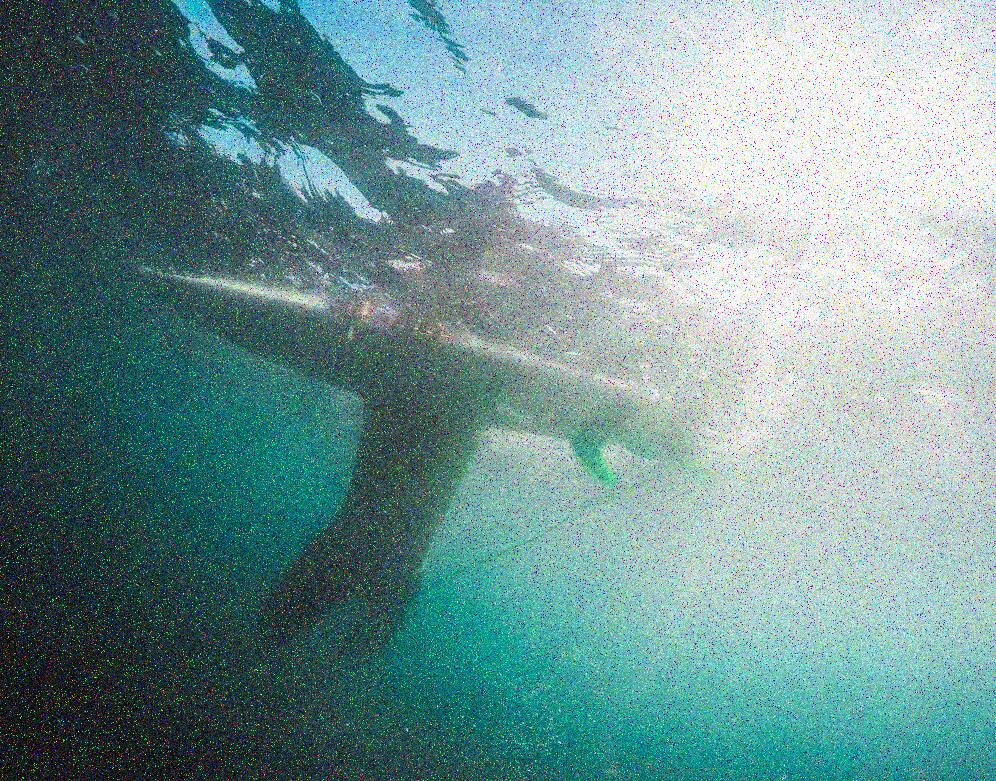
%> input picture Midterm_Project/01.jpg, 996 x 781 px
$ octave S11159020.m   (GNU Octave 9; MATLAB toolbox functions it lacks are replaced by stand-ins)
%> lines starting %> are read from the running program, lines starting %| are printed output that depends on the picture; in (x1, y1, x2, y2) boxes, pixels count from 0 and x2, y2 are one past the last pixel; in counts of white or black regions, pixels touching at a corner belong together; the program's own positions count from 1
clc;
clear all;
close all;

% 讀取圖像
images = {'01.jpg', '02.jpg', '03.jpg'};
output_images = {};
output_reports = {};

for idx = 1:length(images)
    img = imread(images{idx});
%> img is the input picture: size 781x996x3 uint8; mean R, G, B 113.3, 148.1, 147.8
    figure, imshow(img), title(['Original Image ', images{idx}]);

    % 判斷是否為彩色圖像（檢查通道數）
    is_color = size(img, 3) == 3;
    if is_color
        R = img(:,:,1);
        G = img(:,:,2);
        B = img(:,:,3);
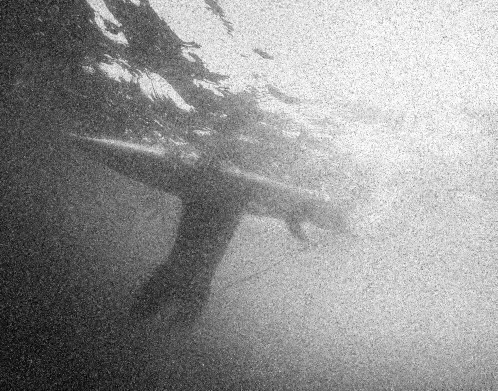
%> B: size 781x996 uint8 (shown at 1/2 size); min 0, max 255, mean 147.8
        % 進一步檢查是否為黑白照片（即使有三個通道，R、G、B 是否相同）
        is_grayscale = all(R(:) == G(:)) && all(G(:) == B(:));
%> is_grayscale = false
        if is_grayscale
            % 如果是黑白照片，將圖像轉為灰階形式，但保留三通道格式以便後續處理
            img = cat(3, R, R, R);
        end
    else
        % 單通道圖像，直接視為黑白照片
        R = img;
        G = img;
        B = img;
        img = cat(3, R, G, B);
        is_grayscale = true;
    end

    % 基本特性
    [height, width, depth] = size(img);
    fprintf('Image %s: Size = %dx%d, Depth = %d\n', images{idx}, height, width, depth);
%| Image 01.jpg: Size = 781x996, Depth = 3

    % 計算每個通道的統計數據
    histR = imhist(R);
%> histR = 256 values, max 34088 at index 1, min 1425 at index 254, mean 3038.6
    histG = imhist(G);
%> histG = 256 values, max 18977 at index 256, min 301 at index 2, mean 3038.6
    histB = imhist(B);
%> histB = 256 values, max 30617 at index 256, min 295 at index 2, mean 3038.6

    meanR = mean(double(R(:)));
%> meanR = 113.3
    meanG = mean(double(G(:)));
%> meanG = 148.1
    meanB = mean(double(B(:)));
%> meanB = 147.8
    stdR = std(double(R(:)));
%> stdR = 81.98
    stdG = std(double(G(:)));
%> stdG = 71.46
    stdB = std(double(B(:)));
%> stdB = 71.5

    meanIntensity = (meanR + meanG + meanB) / 3;
%> meanIntensity = 136.4
    stdIntensity = (stdR + stdG + stdB) / 3;
%> stdIntensity = 74.98

    % 噪聲判斷
    blackPixelRatioR = sum(R(:) == 0) / numel(R);
%> blackPixelRatioR = 0.0438
    whitePixelRatioR = sum(R(:) == 255) / numel(R);
%> whitePixelRatioR = 0.0236
    blackPixelRatioG = sum(G(:) == 0) / numel(G);
%> blackPixelRatioG = 0.00192
    whitePixelRatioG = sum(G(:) == 255) / numel(G);
%> whitePixelRatioG = 0.0244
    blackPixelRatioB = sum(B(:) == 0) / numel(B);
%> blackPixelRatioB = 0.00364
    whitePixelRatioB = sum(B(:) == 255) / numel(B);
%> whitePixelRatioB = 0.0394

    blackPixelRatio = (blackPixelRatioR + blackPixelRatioG + blackPixelRatioB) / 3;
%> blackPixelRatio = 0.0165
    whitePixelRatio = (whitePixelRatioR + whitePixelRatioG + whitePixelRatioB) / 3;
%> whitePixelRatio = 0.0291
    saltPepperThreshold = 0.05;

    % 直方圖平滑處理
    windowSize = 5;
    histSmoothR = movmean(histR, windowSize);
%> histSmoothR = 256 values, max 13068.7 at index 1, min 1885.6 at index 110, mean 2997.7
    histSmoothG = movmean(histG, windowSize);
%> histSmoothG = 256 values, max 8406.7 at index 256, min 411.4 at index 4, mean 3024.3
    histSmoothB = movmean(histB, windowSize);
%> histSmoothB = 256 values, max 12050 at index 256, min 420.2 at index 4, mean 3013.3

    % 計算亮區和暗區的標準差（用於 Poisson 噪聲判斷）
    brightAreaR = R > 180;
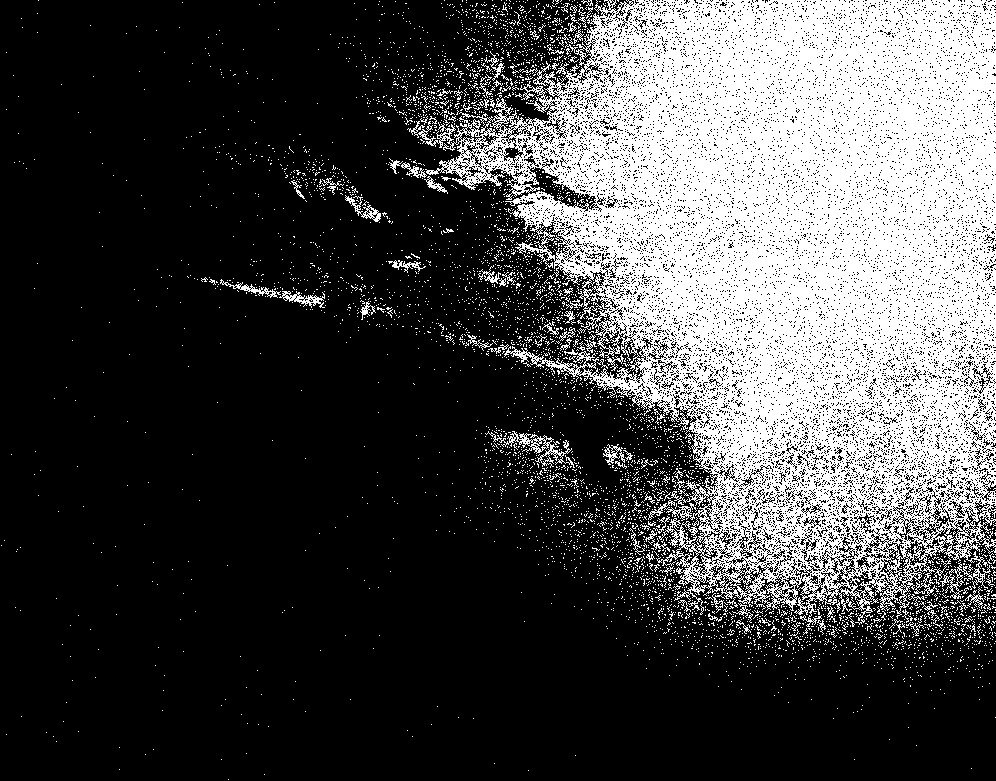
%> brightAreaR: size 781x996 logical; 28.1% white; 5204 white regions (5109 under 20 px), largest, box (x1, y1, x2, y2) and area: (407, 0, 996, 627) 202177, (485, 431, 575, 468) 697, (279, 291, 325, 308) 287
    darkAreaR = R < 70;
%> darkAreaR: size 781x996 logical; 41.3% white; 6364 white regions (6308 under 20 px), largest, box (x1, y1, x2, y2) and area: (0, 0, 996, 781) 307397, (407, 0, 468, 61) 750, (354, 163, 418, 218) 592
    brightAreaG = G > 180;
%> brightAreaG: size 781x996 logical; 41.8% white; 9098 white regions (9007 under 20 px), largest, box (x1, y1, x2, y2) and area: (300, 0, 996, 739) 301455, (296, 143, 381, 222) 1818, (200, 277, 327, 309) 924
    darkAreaG = G < 70;
%> darkAreaG: size 781x996 logical; 18.7% white; 10194 white regions (10053 under 20 px), largest, box (x1, y1, x2, y2) and area: (0, 0, 449, 781) 118321, (350, 443, 395, 510) 704, (375, 395, 424, 478) 684
    brightAreaB = B > 180;
%> brightAreaB: size 781x996 logical; 40.3% white; 8000 white regions (7889 under 20 px), largest, box (x1, y1, x2, y2) and area: (298, 0, 996, 731) 288694, (273, 138, 390, 225) 2916, (174, 0, 257, 92) 1894
    darkAreaB = B < 70;
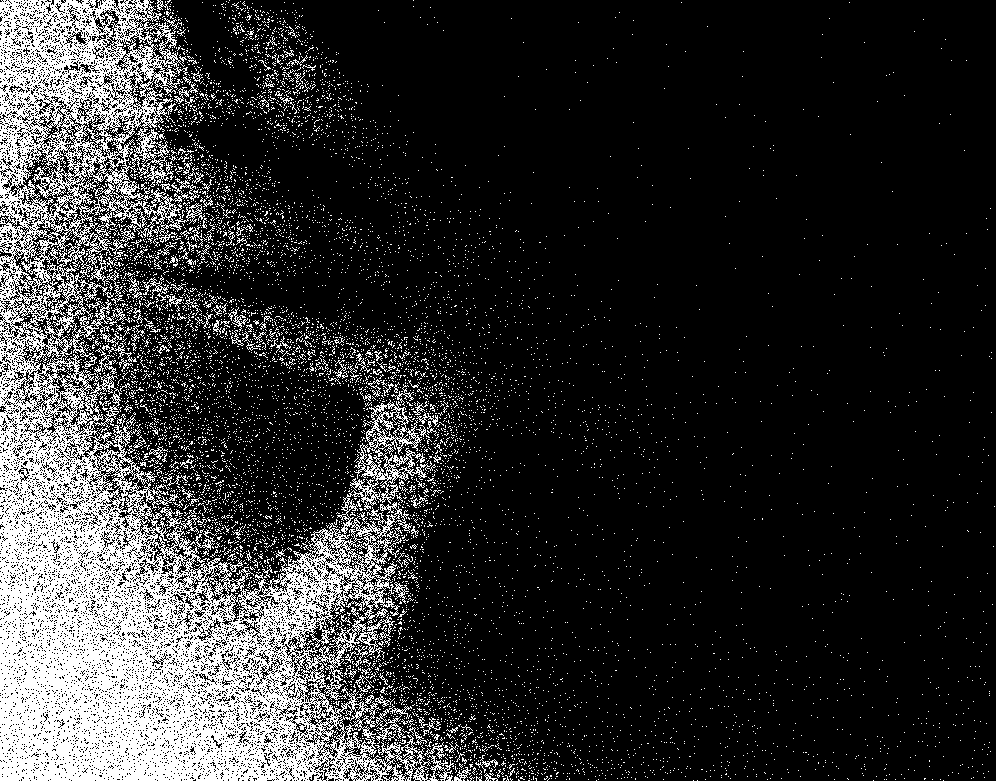
%> darkAreaB: size 781x996 logical; 18.2% white; 9062 white regions (8891 under 20 px), largest, box (x1, y1, x2, y2) and area: (0, 0, 454, 781) 117287, (376, 704, 412, 744) 378, (160, 507, 207, 534) 238

    brightStdR = std(double(R(brightAreaR)));
%> brightStdR = 22.51
    darkStdR = std(double(R(darkAreaR)));
%> darkStdR = 20.17
    brightStdG = std(double(G(brightAreaG)));
%> brightStdG = 21.69
    darkStdG = std(double(G(darkAreaG)));
%> darkStdG = 17.39
    brightStdB = std(double(B(brightAreaB)));
%> brightStdB = 22.29
    darkStdB = std(double(B(darkAreaB)));
%> darkStdB = 17.91

    brightStd = (brightStdR + brightStdG + brightStdB) / 3;
%> brightStd = 22.16
    darkStd = (darkStdR + darkStdG + darkStdB) / 3;
%> darkStd = 18.49

    % 檢查直方圖分佈的均勻性（用於 Speckle 和 Localvar 噪聲判斷）
    histVarR = std(histSmoothR);
%> histVarR = 1340.8
    histVarG = std(histSmoothG);
%> histVarG = 1161
    histVarB = std(histSmoothB);
%> histVarB = 1214.2
    histVar = (histVarR + histVarG + histVarB) / 3;
%> histVar = 1238.7

    % 噪聲檢測
    noise_types = {};
    if blackPixelRatio + whitePixelRatio > saltPepperThreshold
        noise_types{end+1} = 'salt & pepper';
    end
    if stdIntensity > 100 && histVar > 1500
        noise_types{end+1} = 'localvar';
    end
    if stdIntensity > 80 && histVar > 1000
        noise_types{end+1} = 'speckle';
    end
    if brightStd > darkStd * 1.5 && brightStd > 50
        noise_types{end+1} = 'poisson';
    end
    if stdIntensity > 20
        noise_types{end+1} = 'gaussian';
    end
    if isempty(noise_types)
        noise_types{end+1} = 'unknown';
    end

    % 根據是否為黑白照片調整處理流程
    filter_used = {};
    num_small_areas = 0;  % 記錄補色的小區塊數量

    if is_grayscale
        % 黑白照片：先補色後去噪
        % 補色功能：修復舊照片中的白點或損壞區域
        % Step 1: 灰階圖 + 二值遮罩建立（偵測白點）
        gray = rgb2gray(img);
        threshold = 240/255;
        bw = im2double(gray) > threshold;   % 白點區
        bw = imdilate(bw, strel('disk', 2));   % 擴張一點點讓邊緣完整

        % Step 2: 抓出邊界區塊
        [boundaries, L] = bwboundaries(bw, 'noholes');
        filled_img = im2double(img);   % 初始化補色圖

        % Step 3: 對每個區塊進行補色處理
        windowSize = 5;
        pad = floor(windowSize / 2);
        padded_img = padarray(filled_img, [pad pad], 'symmetric');
        padded_label = padarray(L, [pad pad]);

        % 獲取 padded_img 的大小
        [padded_height, padded_width, ~] = size(padded_img);

        for k = 1:length(boundaries)
            area = sum(L(:) == k);  % 該區塊面積
            if area < 300  % 僅補小區塊
                num_small_areas = num_small_areas + 1;
                [yIdx, xIdx] = find(L == k);
                for i = 1:length(yIdx)
                    y = yIdx(i);
                    x = xIdx(i);
                    % 調整座標以匹配填充後的圖像
                    y_padded = y + pad;
                    x_padded = x + pad;
                    % 檢查邊界，確保不超出 padded_img 和 padded_label
                    if y_padded + windowSize - 1 <= padded_height && x_padded + windowSize - 1 <= padded_width
                        region = padded_img(y_padded:y_padded+windowSize-1, x_padded:x_padded+windowSize-1, :);
                        region_label = padded_label(y_padded:y_padded+windowSize-1, x_padded:x_padded+windowSize-1);
                        for c = 1:3
                            region_channel = region(:,:,c);
                            valid_pixels = region_channel(region_label ~= k);  % 周圍非本區的像素
                            if ~isempty(valid_pixels)
                                filled_img(y,x,c) = mean(valid_pixels);
                            end
                        end
                    end
                end
            end
        end
        % 將補色後的圖像轉回 uint8 格式
        filtered_img = uint8(filled_img * 255);

        % 去噪：根據檢測到的噪聲類型動態應用濾波
        if ismember('salt & pepper', noise_types) || ismember('speckle', noise_types)
            % 中值濾波：對椒鹽噪聲和斑點噪聲有效，增大窗口到 5x5
            for c = 1:size(filtered_img, 3)
                filtered_img(:,:,c) = medfilt2(filtered_img(:,:,c), [5 5]);
            end
            filter_used{end+1} = 'Median Filter (5x5)';
        end
        if ismember('gaussian', noise_types) || ismember('poisson', noise_types) || ismember('localvar', noise_types)
            % 均值濾波：對高斯噪聲、泊松噪聲和局部變異噪聲有效，增大窗口到 5x5
            for c = 1:size(filtered_img, 3)
                filtered_img(:,:,c) = uint8(conv2(double(filtered_img(:,:,c)), ones(5)/25, 'same'));
            end
            filter_used{end+1} = 'Mean Filter (5x5)';
        end
    else
        % 彩色照片：直接去噪，不補色
        filtered_img = img;
        if ismember('salt & pepper', noise_types) || ismember('speckle', noise_types)
            % 中值濾波：對椒鹽噪聲和斑點噪聲有效，增大窗口到 5x5
            for c = 1:size(filtered_img, 3)
                filtered_img(:,:,c) = medfilt2(filtered_img(:,:,c), [5 5]);
            end
            filter_used{end+1} = 'Median Filter (5x5)';
        end
        if ismember('gaussian', noise_types) || ismember('poisson', noise_types) || ismember('localvar', noise_types)
            % 均值濾波：對高斯噪聲、泊松噪聲和局部變異噪聲有效，增大窗口到 5x5
            for c = 1:size(filtered_img, 3)
                filtered_img(:,:,c) = uint8(conv2(double(filtered_img(:,:,c)), ones(5)/25, 'same'));
            end
            filter_used{end+1} = 'Mean Filter (5x5)';
        end
    end

    % 模糊類型判斷：使用傅立葉變換檢測模糊類型
    gray_img = rgb2gray(filtered_img);
    fft_img = fft2(double(gray_img));
    fft_shifted = fftshift(abs(fft_img));

    % 簡單的方向性檢測：計算頻域圖像的梯度方向
    [gx, gy] = gradient(fft_shifted);
    gradient_magnitude = sqrt(gx.^2 + gy.^2);
    gradient_direction = atan2(gy, gx);

    % 統計梯度方向的直方圖，檢查是否有明顯的方向性
    direction_hist = imhist(uint8((gradient_direction + pi) * 180 / (2 * pi)));
%> direction_hist = 256 values, max 4734 at index 46, min 0 at index 182, mean 3038.6
    max_direction_peak = max(direction_hist) / sum(direction_hist);
%> max_direction_peak = 0.00609

    % 如果頻域中有明顯的方向性（例如某方向占比 > 20%），假設為運動模糊
    if max_direction_peak > 0.2
        blur_type = 'motion';
        deblur_method = 'deconvlucy';
        % 估計運動模糊的 PSF（假設長度為 10 像素，角度為 45 度）
        LEN = 10;
        THETA = 45;
        psf = fspecial('motion', LEN, THETA);
    else
        blur_type = 'gaussian';
        deblur_method = 'deconvwnr';
        % 假設高斯模糊的 PSF（3x3，標準差 0.5）
        psf = fspecial('gaussian', [3 3], 0.5);
    end

    % 去模糊
    deblurred_img = filtered_img;
    if strcmp(blur_type, 'motion')
        % 運動模糊：使用 deconvlucy 去模糊
        for c = 1:size(deblurred_img, 3)
            deblurred_img(:,:,c) = deconvlucy(deblurred_img(:,:,c), psf, 10);
        end
    else
        % 高斯模糊：使用 deconvwnr 去模糊
        % 估計噪聲功率（假設為 0.01）
        NSR = 0.01;
        for c = 1:size(deblurred_img, 3)
            deblurred_img(:,:,c) = deconvwnr(deblurred_img(:,:,c), psf, NSR);
        end
    end

    % 過曝判斷：檢查高亮像素比例
    highBrightThreshold = 230;
    highBrightRatioR = sum(R(:) > highBrightThreshold) / numel(R);
%> highBrightRatioR = 0.105
    highBrightRatioG = sum(G(:) > highBrightThreshold) / numel(G);
%> highBrightRatioG = 0.144
    highBrightRatioB = sum(B(:) > highBrightThreshold) / numel(B);
%> highBrightRatioB = 0.152
    highBrightRatio = (highBrightRatioR + highBrightRatioG + highBrightRatioB) / 3;
%> highBrightRatio = 0.133

    % 修改過曝條件
    is_overexposed = highBrightRatio > 0.1 || highBrightRatioR > 0.15 || highBrightRatioG > 0.15 || highBrightRatioB > 0.15;
%> is_overexposed = true
    gamma_applied = 'None';

    % 如果過曝，應用 Gamma 校正
    if is_overexposed
        gamma = 1.5;
        R_adjusted = double(deblurred_img(:,:,1)) / 255;
        G_adjusted = double(deblurred_img(:,:,2)) / 255;
        B_adjusted = double(deblurred_img(:,:,3)) / 255;
        R_adjusted = R_adjusted .^ gamma;
        G_adjusted = G_adjusted .^ gamma;
        B_adjusted = B_adjusted .^ gamma;
        deblurred_img = cat(3, uint8(R_adjusted * 255), uint8(G_adjusted * 255), uint8(B_adjusted * 255));
        gamma_applied = sprintf('Gamma Correction (gamma=%.1f)', gamma);
    end

    % 銳化處理：使用 imsharpen 對去模糊後的圖像進行銳化
    sharpened_img = imsharpen(deblurred_img);

    % 分析圖片清晰度和對比度（原始圖像和處理後圖像）
    gray_orig = rgb2gray(img);
    laplacian_filter = fspecial('laplacian', 0);
    laplacian_orig = imfilter(double(gray_orig), laplacian_filter, 'symmetric');
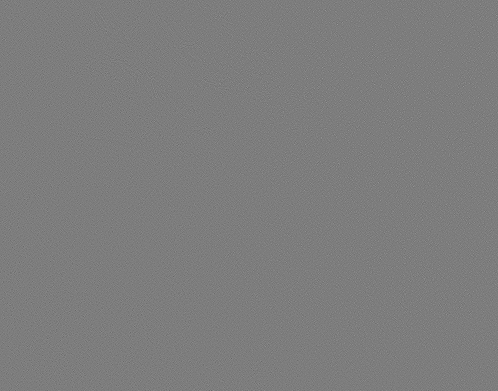
%> laplacian_orig: size 781x996 double (shown at 1/2 size); min -929, max 961, mean 0; drawn with min black and max white
    sharpness_orig = std(laplacian_orig(:))^2;
%> sharpness_orig = 15702.9

    gray_processed = rgb2gray(sharpened_img);
    laplacian_processed = imfilter(double(gray_processed), laplacian_filter, 'symmetric');
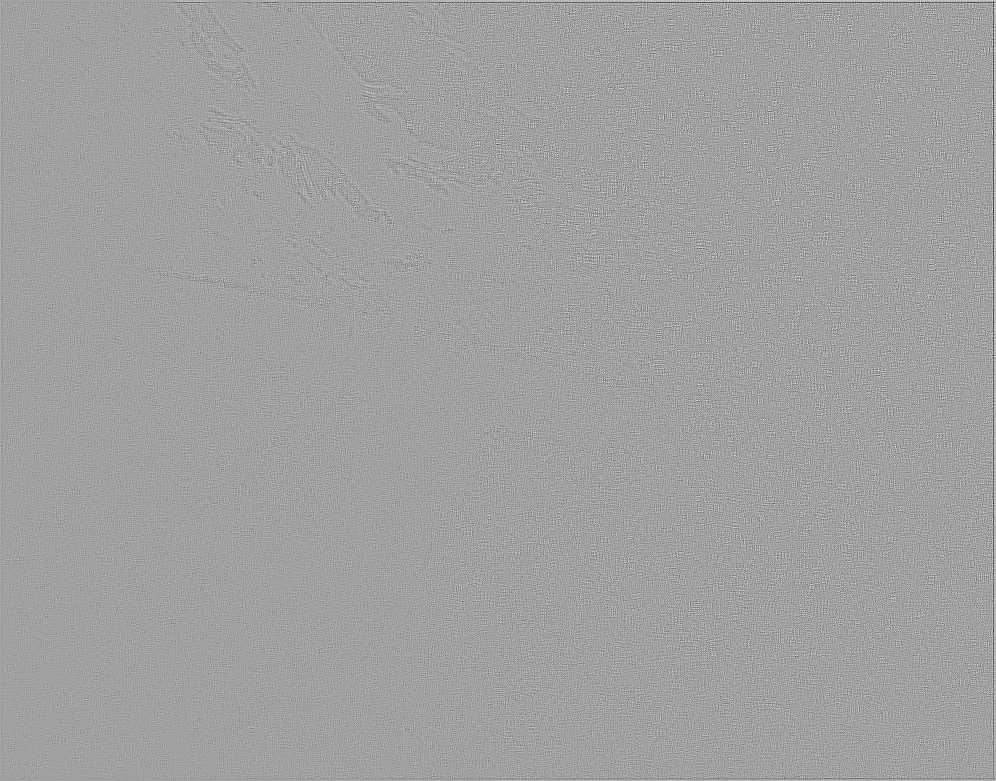
%> laplacian_processed: size 781x996 double; min -266, max 157, mean 0; drawn with min black and max white
    sharpness_processed = std(laplacian_processed(:))^2;
%> sharpness_processed = 611.1

    contrast_orig = std(double(gray_orig(:)));
%> contrast_orig = 72.86
    contrast_processed = std(double(gray_processed(:)));
%> contrast_processed = 72.37

    % 儲存處理後圖片
    output_name = sprintf('A%02d.jpg', idx);
    imwrite(sharpened_img, output_name);
    output_images{end+1} = output_name;

    % 比較說明文件
    report_name = sprintf('A%02d.txt', idx);
    fid = fopen(report_name, 'w');
    fprintf(fid, 'Image: %s\n', images{idx});
    fprintf(fid, 'Is Grayscale: %s\n', mat2str(is_grayscale));
    fprintf(fid, 'Noise Types Detected: %s\n', strjoin(noise_types, ', '));
    fprintf(fid, 'Blur Type Detected: %s\n', blur_type);
    fprintf(fid, 'Overexposure Detected: %s\n', mat2str(is_overexposed));

    fprintf(fid, '\nOriginal Size: %dx%d, Depth = %d\n', height, width, depth);
    fprintf(fid, 'Original Sharpness (Laplacian Variance): %.2f\n', sharpness_orig);
    fprintf(fid, 'Processed Sharpness (Laplacian Variance): %.2f\n', sharpness_processed);
    fprintf(fid, 'Original Contrast (Intensity Std): %.2f\n', contrast_orig);
    fprintf(fid, 'Processed Contrast (Intensity Std): %.2f\n', contrast_processed);

    fprintf(fid, '\nFilters Applied: %s\n', strjoin(filter_used, ', '));
    fprintf(fid, 'Deblur Method: %s\n', deblur_method);
    fprintf(fid, 'Gamma Correction: %s\n', gamma_applied);
    fprintf(fid, 'Inpainted Small Regions: %d\n', num_small_areas);
    fclose(fid);
    output_reports{end+1} = report_name;

    figure, imshow(sharpened_img), title(['Processed Image ', images{idx}]);
end
